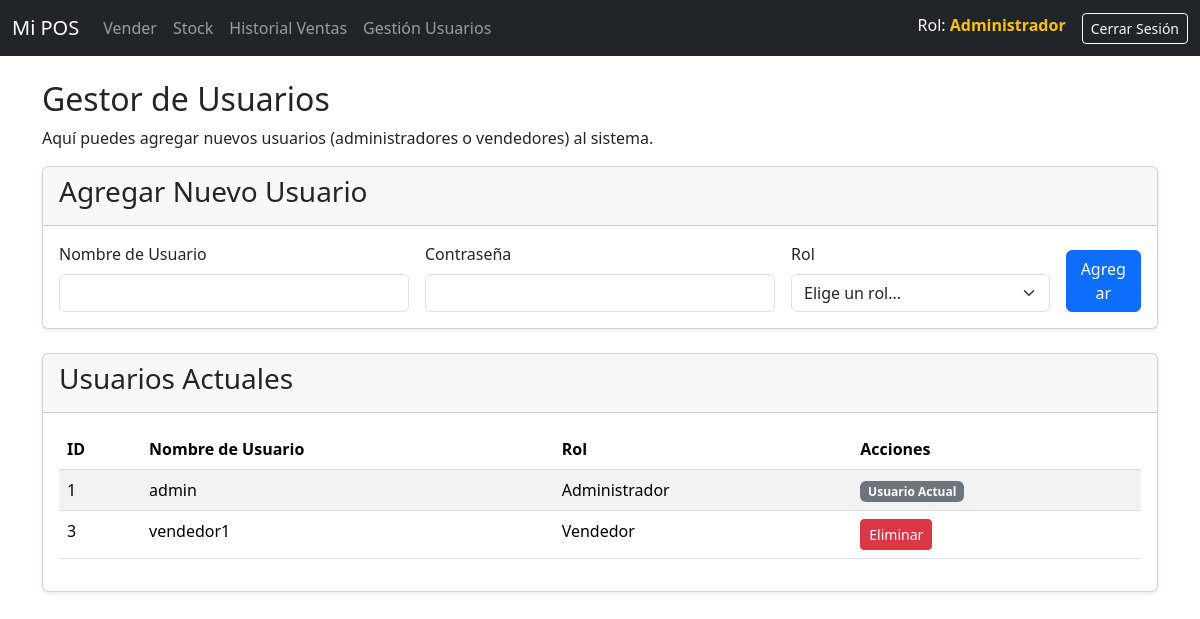
The app's page /usuarios (signed in) with its own data.
### tables this page shows
CREATE TABLE usuario (
                id INTEGER PRIMARY KEY AUTOINCREMENT,
                username TEXT NOT NULL UNIQUE,
                password TEXT NOT NULL,
                rol TEXT NOT NULL CHECK(rol IN ('administrador', 'vendedor'))
            );

### app.py (the view)
@app.route('/usuarios')
@login_required
@rol_required('administrador')
def gestor_usuarios():
    conn = db.get_db_connection()
    usuarios = conn.execute('SELECT * FROM usuario ORDER BY username').fetchall()
    conn.close()
    return render_template('gestor_usuarios.html', usuarios=usuarios)

### app.py (called while the page is built)
def login_required(f):
    @wraps(f)
    def decorated_function(*args, **kwargs):
        if 'logged_in' not in session:
            flash('Debes iniciar sesión para acceder a esta página.', 'warning')
            return redirect(url_for('login'))
        return f(*args, **kwargs)
    return decorated_function

def rol_required(rol_necesario):
    def decorator(f):
        @wraps(f)
        def decorated_function(*args, **kwargs):
            if 'rol' not in session or session['rol'] != rol_necesario:
                flash(f'No tienes permiso de {rol_necesario.upper()} para acceder a esta función.', 'danger')
                return redirect(url_for('index'))
            return f(*args, **kwargs)
        return decorated_function  # <- Este return es para 'decorator'
    return decorator

### database.py (called while the page is built)
def get_db_connection():
    conn = sqlite3.connect('pos.db')
    conn.row_factory = sqlite3.Row  # Permite acceder a las columnas por nombre
    return conn

### templates/gestor_usuarios.html (shortened to what this page needs)
{% extends "layout.html" %}
{% block content %}
<div class="row">
    <div class="col-12">
        <h2>Gestor de Usuarios</h2>
        <p>Aquí puedes agregar nuevos usuarios (administradores o vendedores) al sistema.</p>
    </div>
</div>
<div class="card shadow-sm mb-4">
    <div class="card-header">
        <h3>Agregar Nuevo Usuario</h3>
    </div>
    <div class="card-body">
        <form action="{{ url_for('agregar_usuario') }}" method="POST" class="row g-3">
            <div class="col-md-4">
                <label for="username" class="form-label">Nombre de Usuario</label>
                <input type="text" class="form-control" id="username" name="username" required>
            </div>
            <div class="col-md-4">
                <label for="password" class="form-label">Contraseña</label>
                <input type="password" class="form-control" id="password" name="password" required>
            </div>
            <div class="col-md-3">
                <label for="rol" class="form-label">Rol</label>
                <select id="rol" name="rol" class="form-select" required>
                    <option value="" selected disabled>Elige un rol...</option>
                </select>
            </div>
            <div class="col-md-1 align-self-end">
                <button type="submit" class="btn btn-primary w-100">Agregar</button>
            </div>
        </form>
    </div>
</div>
<div class="card shadow-sm">
    <div class="card-header">
        <h3>Usuarios Actuales</h3>
    </div>
    <div class="card-body">
        <table class="table table-striped table-hover">
            <thead>
                <tr>
                    <th>ID</th>
                    <th>Nombre de Usuario</th>
                    <th>Rol</th>
                    <th>Acciones</th>
                </tr>
            </thead>
            <tbody>
                {% for usuario in usuarios %}
                <tr>
                    <td>{{ usuario['id'] }}</td>
                    <td>{{ usuario['username'] }}</td>
                    <td>{{ usuario['rol'].capitalize() }}</td>
                    <td>
                        {% if usuario['id'] != session['user_id'] %}
                        <a href="{{ url_for('eliminar_usuario', id=usuario['id']) }}"
                        class="btn btn-danger btn-sm"
                        onclick="return confirm('¿Estás seguro de que quieres eliminar a este usuario?');">
                            Eliminar
                        </a>
                        {% else %}
                        <span class="badge bg-secondary">Usuario Actual</span>
                        {% endif %}
                    </td>
                </tr>
                {% else %}
                <tr>
                    <td colspan="4" class="text-center">No hay usuarios registrados (además de ti).</td>
                </tr>
                {% endfor %}
            </tbody>
        </table>
    </div>
</div>
{% endblock %}

### templates/layout.html (shortened to what this page needs)
<!doctype html>
<html lang="es">
<head>
    <link href="https://cdn.jsdelivr.net/npm/bootstrap@5.3.3/dist/css/bootstrap.min.css" rel="stylesheet">
    <link rel="stylesheet" href="{{ url_for('static', filename='css/style.css') }}">
</head>
<body>
    <nav class="navbar navbar-expand-lg navbar-dark bg-dark">
        <div class="container-fluid">
            <a class="navbar-brand" href="{{ url_for('index') if session.logged_in else url_for('login') }}">Mi POS</a>
            <div class="collapse navbar-collapse" id="navbarNav">
                <ul class="navbar-nav me-auto">
                    {% if session.logged_in %}
                    <li class="nav-item">
                        <a class="nav-link" href="{{ url_for('index') }}">Vender</a>
                    </li>
                    <li class="nav-item">
                        <a class="nav-link" href="{{ url_for('stock') }}">Stock</a>
                    </li>
                    <li class="nav-item">
                        <a class="nav-link" href="{{ url_for('ventas') }}">Historial Ventas</a>
                    </li>
                    {% if session.rol == 'administrador' %}
                    <li class="nav-item">
                        <a class="nav-link" href="{{ url_for('gestor_usuarios') }}">Gestión Usuarios</a>
                    </li>
                    {% endif %}
                    {% endif %}
                </ul>
                <ul class="navbar-nav">
                    {% if session.logged_in %}
                    <li class="nav-item me-3">
                        <span class="navbar-text text-white">
                            Rol: <strong class="text-warning">{{ session.rol.capitalize() }}</strong>
                        </span>
                    </li>
                    <li class="nav-item">
                        <a class="btn btn-outline-light btn-sm" href="{{ url_for('logout') }}">Cerrar Sesión</a>
                    </li>
                    {% else %}
                    <li class="nav-item">
                        <a class="btn btn-outline-light btn-sm" href="{{ url_for('login') }}">Iniciar Sesión</a>
                    </li>
                    {% endif %}
                </ul>
            </div>
        </div>
    </nav>
    <main class="container mt-4">
        {% block content %}{% endblock %}
    </main> <script src="https://cdn.jsdelivr.net/npm/bootstrap@5.3.3/dist/js/bootstrap.bundle.min.js"></script>
</body>
</html>

### records on screen
usuario: rol "Administrador", id "1", username "admin", shows "Usuario Actual"
usuario: id "3", username "vendedor1", rol "Vendedor"
